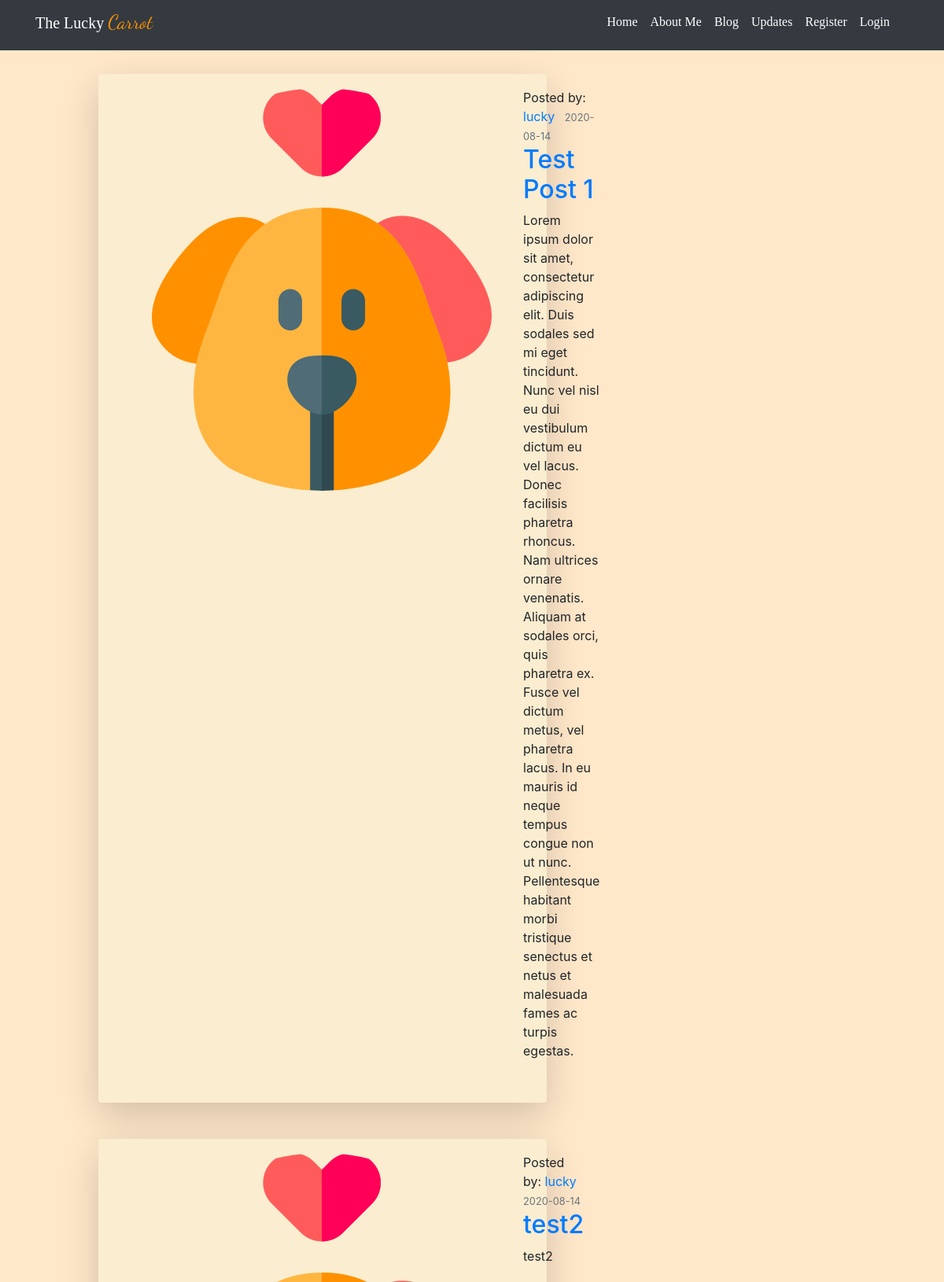
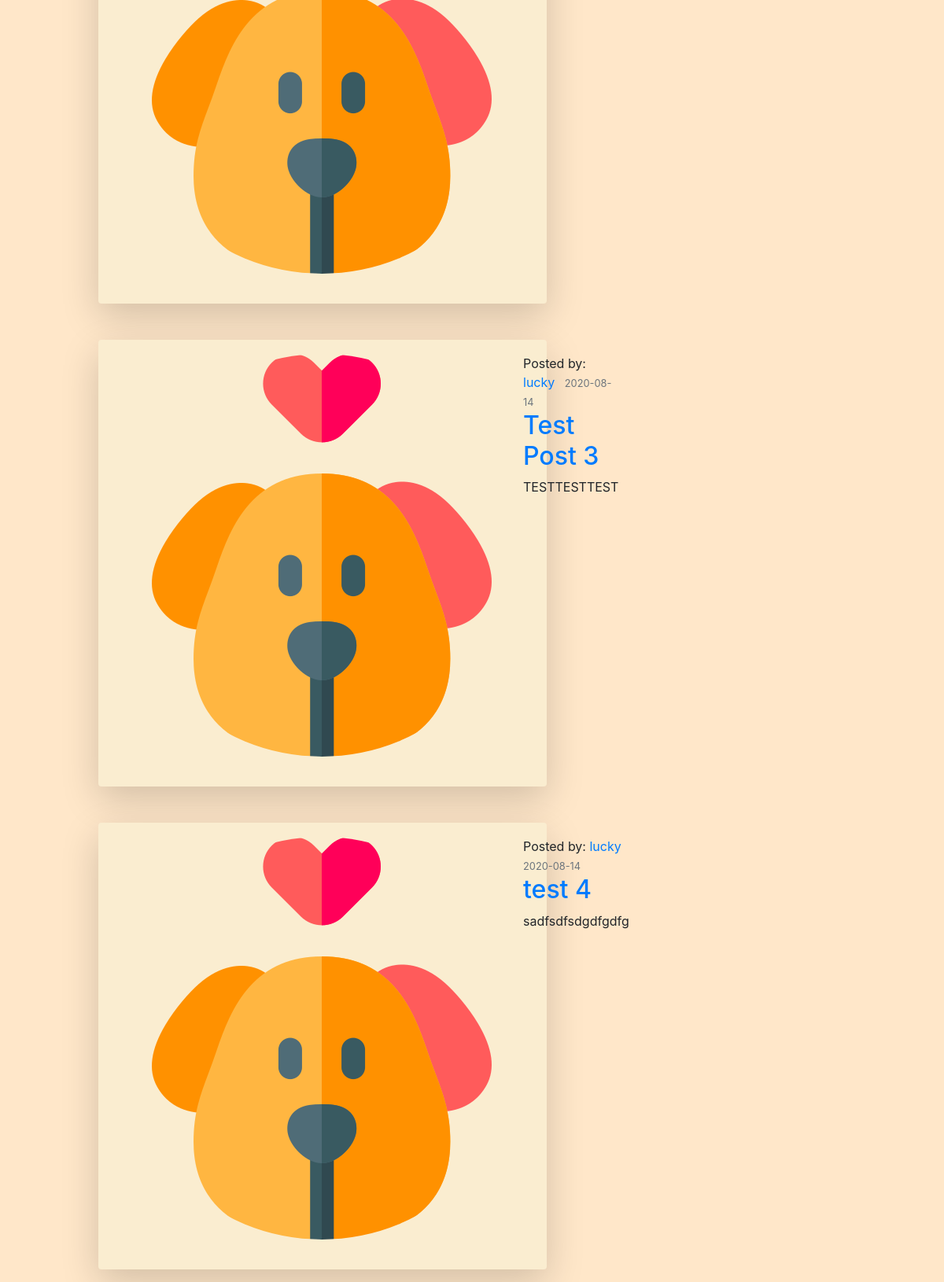
Page /blog on the committed database (2 pictures, top to bottom).
### luckycarrot/models.py (models this page shows, shortened)
class Post(db.Model):
    id = db.Column(db.Integer, primary_key=True)
    title = db.Column(db.String(100), nullable=False)
    date_posted = db.Column(db.DateTime, nullable=False,
                            default=datetime.utcnow)
    content = db.Column(db.Text, nullable=False)
    image_file = db.Column(db.String(20), nullable=False)
    user_id = db.Column(db.Integer, db.ForeignKey(
        'user.id'), nullable=False)

class User(db.Model, UserMixin):
    id = db.Column(db.Integer, primary_key=True)
    username = db.Column(db.String(20), unique=True, nullable=False)
    email = db.Column(db.String(120), unique=True, nullable=False)
    password = db.Column(db.String(60), nullable=False)
    updates = db.Column(db.Boolean, unique=False, default=False, nullable=False)
    image_file = db.Column(db.String(20), nullable=False, default='default.png')
    admin_user = db.Column(db.Boolean, unique=False, default=False, nullable=False)
    posts = db.relationship('Post', backref='author', lazy=True)

### luckycarrot/routes.py (the view)
@app.route("/blog", methods=['GET', 'POST'])
def blog():
    posts = Post.query.all()
    return render_template('blog.html', posts=posts)

### luckycarrot/templates/blog.html
{% extends 'main.html' %}
{% block links %}
<link rel="stylesheet" href="../static/css/blog.css" type="text/css">
{% endblock %}
{% block content %}
    {% for post in posts %}
    <div class='container-xl'>
        <div class="row">
            <div class="col-1"></div>
            <div class="col-6 shadow-lg p-2 mb-3 rounded borderBody">
                <article class='media content-section'>
                    <img class="rounded-circle article-img" src="{{ url_for('static', filename='profile_pictures/' + post.author.image_file)}}">
                    <div class='media-body'>
                        <div class="article-metadata">
                            <span>Posted by: <a class="mr-2" href="#">{{ post.author.username }}</a></span>
                            <small class='text-muted'>{{ post.date_posted.strftime('%Y-%m-%d') }}</small>
                        </div>
                        <h2><a class="article-title" href="{{ url_for('post', post_id=post.id) }}">{{ post.title }}</a></h2>
                        <p class="article-content">{{ post.content }}</p>
                    </div>
                </article>
            </div>
        </div>
    </div>
    {% endfor %}
{% endblock %}

### luckycarrot/static/css/main.css (style rules this page uses)
body { background: #ffe7c9 !important; font-family: 'Bitter', serif; }
a { text-decoration: none !important; }
.borderBody { margin-top: 30px; background: #faedd0; }
.content-section { padding: 10px 20px; border-radius: 3px; margin-bottom: 20px; }

### rows in the picture
Post: image_file (placeholder picture), author.username "lucky", date_posted "2020-08-14", title "Test Post 1", content "Lorem ipsum dolor sit amet, consectetur adipiscing elit. Duis sodales sed mi eget tincidunt. Nunc vel nisl eu dui vestibulum dictum eu vel lacus. Donec facilisis pharetra rhoncus. Nam ultrices ornare venenatis. Aliquam at sodales orci, quis pharetra ex. Fusce vel dictum metus, vel pharetra lacus. In eu mauris id neque tempus congue non ut nunc. Pellentesque habitant morbi tristique senectus et netus et malesuada fames ac turpis egestas."
Post: image_file (placeholder picture), author.username "lucky", date_posted "2020-08-14", title "test2", content "test2"
Post: image_file (placeholder picture), author.username "lucky", date_posted "2020-08-14", title "Test Post 3", content "TESTTESTTEST"
Post: image_file (placeholder picture), author.username "lucky", date_posted "2020-08-14", title "test 4", content "sadfsdfsdgdfgdfg"
